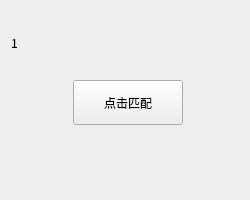
<?xml version="1.0" encoding="UTF-8"?>
<ui version="4.0">
 <class>DevicePortForm</class>
 <widget class="QWidget" name="DevicePortForm">
  <property name="geometry">
   <rect>
    <x>0</x>
    <y>0</y>
    <width>250</width>
    <height>200</height>
   </rect>
  </property>
  <property name="windowTitle">
   <string>Form</string>
  </property>
  <layout class="QGridLayout" name="gridLayout">
   <item row="0" column="0">
    <widget class="QLabel" name="labelPortNum">
     <property name="font">
      <font>
       <family>Noto Sans CJK HK</family>
       <pointsize>9</pointsize>
       <weight>50</weight>
       <italic>false</italic>
       <bold>false</bold>
      </font>
     </property>
     <property name="styleSheet">
      <string notr="true">font: 9pt &quot;Noto Sans CJK HK&quot;;</string>
     </property>
     <property name="text">
      <string>1</string>
     </property>
    </widget>
   </item>
   <item row="0" column="1">
    <spacer name="verticalSpacer_2">
     <property name="orientation">
      <enum>Qt::Vertical</enum>
     </property>
     <property name="sizeHint" stdset="0">
      <size>
       <width>20</width>
       <height>102</height>
      </size>
     </property>
    </spacer>
   </item>
   <item row="1" column="0">
    <spacer name="horizontalSpacer">
     <property name="orientation">
      <enum>Qt::Horizontal</enum>
     </property>
     <property name="sizeHint" stdset="0">
      <size>
       <width>162</width>
       <height>20</height>
      </size>
     </property>
    </spacer>
   </item>
   <item row="1" column="1">
    <widget class="QPushButton" name="pushButtonPairOrNot">
     <property name="minimumSize">
      <size>
       <width>110</width>
       <height>45</height>
      </size>
     </property>
     <property name="text">
      <string>点击匹配</string>
     </property>
    </widget>
   </item>
   <item row="1" column="2">
    <spacer name="horizontalSpacer_2">
     <property name="orientation">
      <enum>Qt::Horizontal</enum>
     </property>
     <property name="sizeHint" stdset="0">
      <size>
       <width>162</width>
       <height>20</height>
      </size>
     </property>
    </spacer>
   </item>
   <item row="2" column="1">
    <spacer name="verticalSpacer">
     <property name="orientation">
      <enum>Qt::Vertical</enum>
     </property>
     <property name="sizeHint" stdset="0">
      <size>
       <width>20</width>
       <height>102</height>
      </size>
     </property>
    </spacer>
   </item>
  </layout>
 </widget>
 <resources/>
 <connections>
  <connection>
   <sender>pushButtonPairOrNot</sender>
   <signal>clicked()</signal>
   <receiver>DevicePortForm</receiver>
   <slot>pushButtonPairDeviceClick()</slot>
   <hints>
    <hint type="sourcelabel">
     <x>227</x>
     <y>123</y>
    </hint>
    <hint type="destinationlabel">
     <x>227</x>
     <y>313</y>
    </hint>
   </hints>
  </connection>
 </connections>
 <slots>
  <slot>pushButtonPairDeviceClick()</slot>
 </slots>
</ui>
